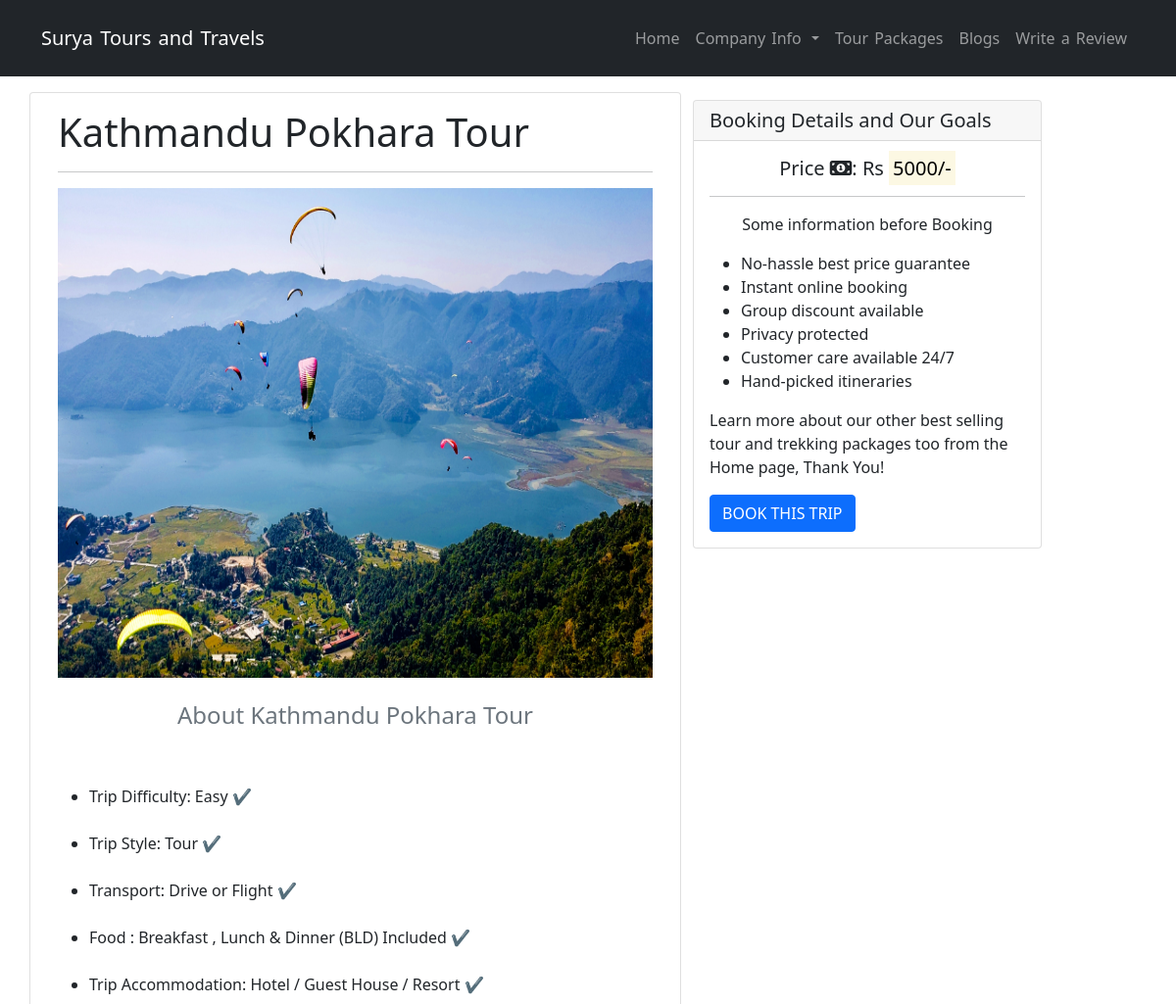
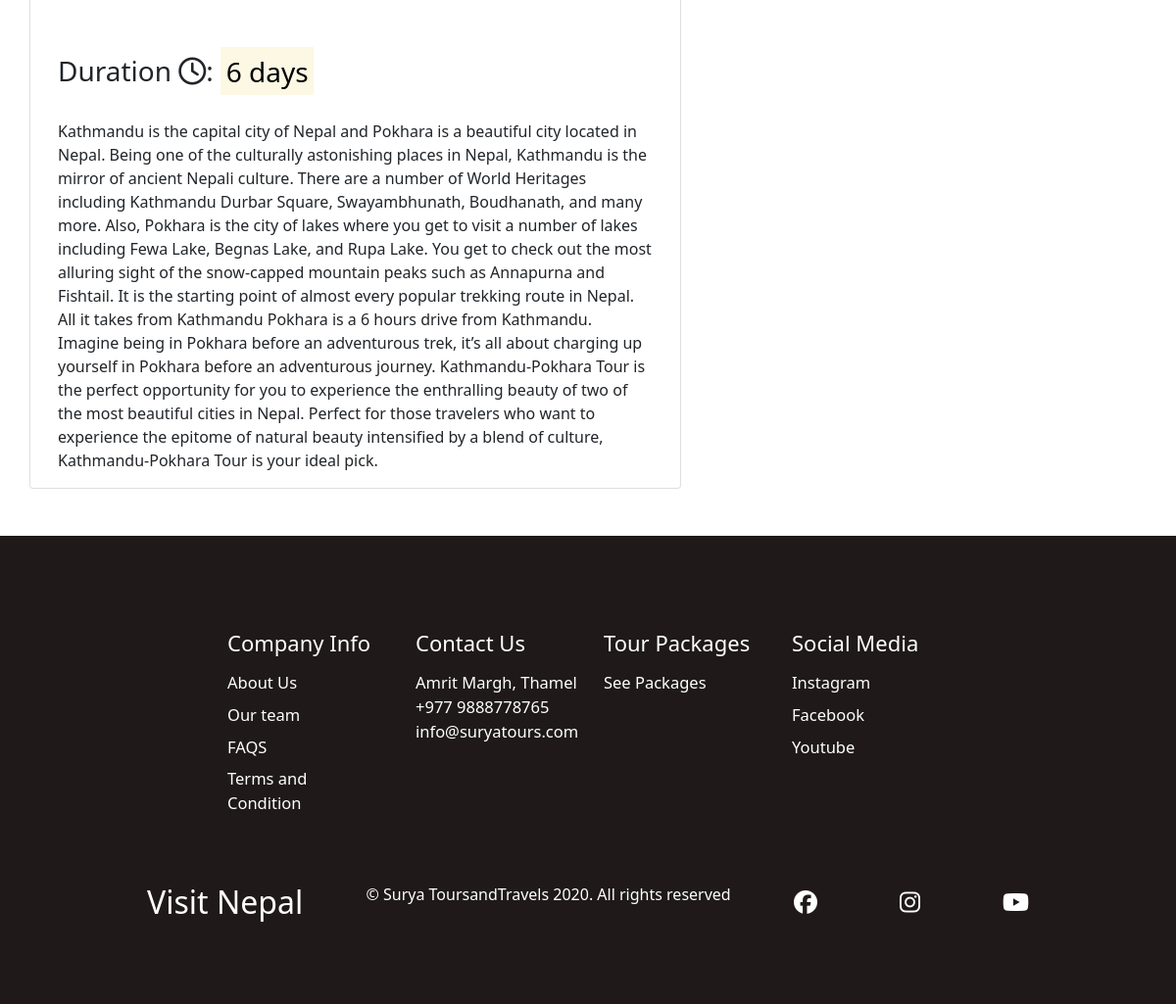
/packages/pokhara-package/, run on the app's committed database (2 pictures, top to bottom).
### main/models.py (models this page shows, shortened)
class Packages(models.Model):
    title = models.CharField(max_length=50, unique=True)
    slug = models.SlugField(max_length=50, unique=True)
    days = models.CharField(max_length=50)
    image = models.ImageField(upload_to = "images/")
    price = models.CharField(max_length=50)
    trip_diff = models.CharField(max_length=50)
    trip_style = models.CharField(max_length=50)
    transport = models.CharField(max_length=50)
    food = models.CharField(max_length=50)
    accommodation = models.CharField(max_length=50)
    content = models.TextField()
    status = models.IntegerField(choices=STATUS, default=0) #Default= 0 means that the package is unavailable

### main/views.py (the view)
# urls.py: path('packages/<slug:slug>/', views.package_details, name='package_detail'), # defining URL path for slug Capture
def package_details(request,slug):
    package = Packages.objects.get(slug=slug) #using Django ORM to query database with .get(slug=slug) code
    return render(request, "main/package_detail.html",{"package":package})

### main/templates/main/package_detail.html
{% extends 'main/base.html' %}
{% block content %}
<div class="container">
    <div class="row">
      <div class="col-md-7 card mb-5  mt-3 left  top">
        <div class="card-body">
            <h1>{% block title %} {{ package.title }} {% endblock title %}</h1><hr>
          <img src="{{package.image.url}}" alt="{{package.title}}" width="100%" height="500" />
          <br><br>
          <h4 class="text-muted text-center">About {{package.title}} </h4><br><br>
            <ul>
              <li>Trip Difficulty: {{package.trip_diff}} &#10004;</li><br>
              <li>Trip Style: {{package.trip_style}} &#10004;</li><br>
              <li>Transport: {{package.transport}} &#10004;</li><br>
              <li>Food : {{package.food}} Included &#10004;</li><br>
              <li>Trip Accommodation: {{package.accommodation}} &#10004;</li><br>
            </ul>
            <br>
            <h3>
              Duration <i class="fa fa-clock-o" aria-hidden="true"></i>: <mark>{{ package.days }} days</mark></h3><br>
          <p class="card-text ">{{ package.content}}</p>
        </div>
      </div>
      {% block sidebar %} {% include 'main/bookingsidebar.html' %} {% endblock sidebar %}
    </div>
  </div>
{% endblock %}

### main/templates/main/bookingsidebar.html
{% block sidebar %}
<div class="col-md-4 float-right ">
<div class="card my-4">
        <h5 class="card-header">Booking Details and Our Goals</h5>
    <div class="card-body">
        <h5 class="text-center">Price <i class="fa fa-money" aria-hidden="true"></i>: Rs <mark>{{ package.price }}/-</mark></h5><hr>
        <p class="text-center">Some information before Booking</p>
        <ul>
            <li>No-hassle best price guarantee</li>
            <li>Instant online booking</li>
            <li>Group discount available</li>
            <li>Privacy protected</li>
            <li>Customer care available 24/7</li>
            <li>Hand-picked itineraries</li>
        </ul>
        <p class="card-text"> Learn more about our other best selling tour and trekking packages too from the Home page, Thank You!</p>
        <a href="{% url 'form' %}"
           class="btn btn-primary">BOOK THIS TRIP</a>
    </div>
</div>
</div>
{% endblock sidebar %}

### main/static/home/css/style.css (style rules this page uses)
* { margin: 0; padding: 0; box-sizing: border-box; }

### data on the page
Packages: title "Kathmandu Pokhara Tour", image (picture), trip_diff "Easy", trip_style "Tour", transport "Drive or Flight", food "Breakfast , Lunch & Dinner (BLD)", accommodation "Hotel / Guest House / Resort", days "6", content "Kathmandu is the capital city of Nepal and Pokhara is a beautiful city located in Nepal. Being one of the culturally astonishing places in Nepal, Kathmandu is the mirror of ancient Nepali culture. There are a number of World Heritages including Kathmandu Durbar Square, Swayambhunath, Boudhanath, and many more. Also, Pokhara is the city of lakes where you get to visit a number of lakes including Fewa Lake, Begnas Lake, and Rupa Lake. You get to check out the most alluring sight of the snow-capped mountain peaks such as Annapurna and Fishtail. It is the starting point of almost every popular trekking route in Nepal. All it takes from Kathmandu Pokhara is a 6 hours drive from Kathmandu.…", price "5000"
